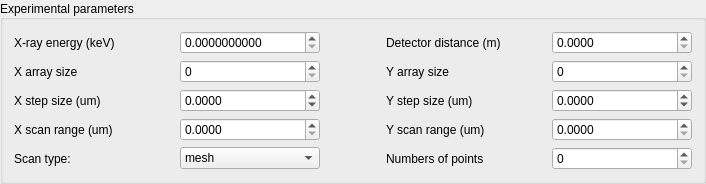
     <widget class="QGroupBox" name="groupBox_8">
      <property name="title">
       <string>Experimental parameters</string>
      </property>
      <property name="alignment">
       <set>Qt::AlignLeading|Qt::AlignLeft|Qt::AlignVCenter</set>
      </property>
      <layout class="QHBoxLayout" name="horizontalLayout_10">
       <item>
        <layout class="QGridLayout" name="gridLayout_9">
         <item row="3" column="4">
          <widget class="QDoubleSpinBox" name="sp_y_scan_range">
           <property name="decimals">
            <number>4</number>
           </property>
           <property name="maximum">
            <double>1000000.000000000000000</double>
           </property>
          </widget>
         </item>
         <item row="3" column="3">
          <widget class="QLabel" name="label_44">
           <property name="text">
            <string>Y scan range (um)</string>
           </property>
          </widget>
         </item>
         <item row="0" column="1">
          <widget class="QDoubleSpinBox" name="sp_xray_energy">
           <property name="sizePolicy">
            <sizepolicy hsizetype="Fixed" vsizetype="Fixed">
             <horstretch>0</horstretch>
             <verstretch>0</verstretch>
            </sizepolicy>
           </property>
           <property name="minimumSize">
            <size>
             <width>140</width>
             <height>0</height>
            </size>
           </property>
           <property name="maximumSize">
            <size>
             <width>140</width>
             <height>16777215</height>
            </size>
           </property>
           <property name="decimals">
            <number>10</number>
           </property>
          </widget>
         </item>
         <item row="0" column="0">
          <widget class="QLabel" name="label_37">
           <property name="sizePolicy">
            <sizepolicy hsizetype="Fixed" vsizetype="Preferred">
             <horstretch>0</horstretch>
             <verstretch>0</verstretch>
            </sizepolicy>
           </property>
           <property name="minimumSize">
            <size>
             <width>160</width>
             <height>0</height>
            </size>
           </property>
           <property name="maximumSize">
            <size>
             <width>160</width>
             <height>16777215</height>
            </size>
           </property>
           <property name="text">
            <string>X-ray energy (keV)</string>
           </property>
          </widget>
         </item>
         <item row="4" column="1">
          <widget class="QComboBox" name="cb_scan_type">
           <item>
            <property name="text">
             <string>mesh</string>
            </property>
           </item>
           <item>
            <property name="text">
             <string>spiral</string>
            </property>
           </item>
           <item>
            <property name="text">
             <string>fly</string>
            </property>
           </item>
          </widget>
         </item>
         <item row="3" column="1">
          <widget class="QDoubleSpinBox" name="sp_x_scan_range">
           <property name="decimals">
            <number>4</number>
           </property>
           <property name="maximum">
            <double>1000000.000000000000000</double>
           </property>
          </widget>
         </item>
         <item row="1" column="4">
          <widget class="QSpinBox" name="sp_y_arr_size">
           <property name="maximum">
            <number>1000000</number>
           </property>
          </widget>
         </item>
         <item row="0" column="4">
          <widget class="QDoubleSpinBox" name="sp_detector_distance">
           <property name="sizePolicy">
            <sizepolicy hsizetype="Fixed" vsizetype="Fixed">
             <horstretch>0</horstretch>
             <verstretch>0</verstretch>
            </sizepolicy>
           </property>
           <property name="minimumSize">
            <size>
             <width>140</width>
             <height>0</height>
            </size>
           </property>
           <property name="maximumSize">
            <size>
             <width>140</width>
             <height>16777215</height>
            </size>
           </property>
           <property name="decimals">
            <number>4</number>
           </property>
          </widget>
         </item>
         <item row="1" column="0">
          <widget class="QLabel" name="label_39">
           <property name="text">
            <string>X array size</string>
           </property>
          </widget>
         </item>
         <item row="3" column="0">
          <widget class="QLabel" name="label_43">
           <property name="text">
            <string>X scan range (um)</string>
           </property>
          </widget>
         </item>
         <item row="2" column="0">
          <widget class="QLabel" name="label_41">
           <property name="text">
            <string>X step size (um)</string>
           </property>
          </widget>
         </item>
         <item row="0" column="2">
          <spacer name="horizontalSpacer_2">
           <property name="orientation">
            <enum>Qt::Horizontal</enum>
           </property>
           <property name="sizeType">
            <enum>QSizePolicy::Fixed</enum>
           </property>
           <property name="sizeHint" stdset="0">
            <size>
             <width>60</width>
             <height>20</height>
            </size>
           </property>
          </spacer>
         </item>
         <item row="0" column="3">
          <widget class="QLabel" name="label_38">
           <property name="sizePolicy">
            <sizepolicy hsizetype="Fixed" vsizetype="Preferred">
             <horstretch>0</horstretch>
             <verstretch>0</verstretch>
            </sizepolicy>
           </property>
           <property name="minimumSize">
            <size>
             <width>160</width>
             <height>0</height>
            </size>
           </property>
           <property name="maximumSize">
            <size>
             <width>160</width>
             <height>16777215</height>
            </size>
           </property>
           <property name="text">
            <string>Detector distance (m)</string>
           </property>
          </widget>
         </item>
         <item row="2" column="3">
          <widget class="QLabel" name="label_42">
           <property name="text">
            <string>Y step size (um)</string>
           </property>
          </widget>
         </item>
         <item row="4" column="0">
          <widget class="QLabel" name="label_45">
           <property name="text">
            <string>Scan type: </string>
           </property>
          </widget>
         </item>
         <item row="1" column="1">
          <widget class="QSpinBox" name="sp_x_arr_size">
           <property name="maximum">
            <number>1000000</number>
           </property>
          </widget>
         </item>
         <item row="4" column="3">
          <widget class="QLabel" name="label_46">
           <property name="text">
            <string>Numbers of points</string>
           </property>
          </widget>
         </item>
         <item row="4" column="4">
          <widget class="QSpinBox" name="sp_num_points">
           <property name="maximum">
            <number>10000000</number>
           </property>
          </widget>
         </item>
         <item row="2" column="4">
          <widget class="QDoubleSpinBox" name="sp_y_step_size">
           <property name="decimals">
            <number>4</number>
           </property>
           <property name="minimum">
            <double>-1000000.000000000000000</double>
           </property>
           <property name="maximum">
            <double>1000000.000000000000000</double>
           </property>
          </widget>
         </item>
         <item row="1" column="3">
          <widget class="QLabel" name="label_40">
           <property name="text">
            <string>Y array size</string>
           </property>
          </widget>
         </item>
         <item row="2" column="1">
          <widget class="QDoubleSpinBox" name="sp_x_step_size">
           <property name="decimals">
            <number>4</number>
           </property>
           <property name="minimum">
            <double>-1000000.000000000000000</double>
           </property>
           <property name="maximum">
            <double>1000000.000000000000000</double>
           </property>
          </widget>
         </item>
        </layout>
       </item>
      </layout>
     </widget>
